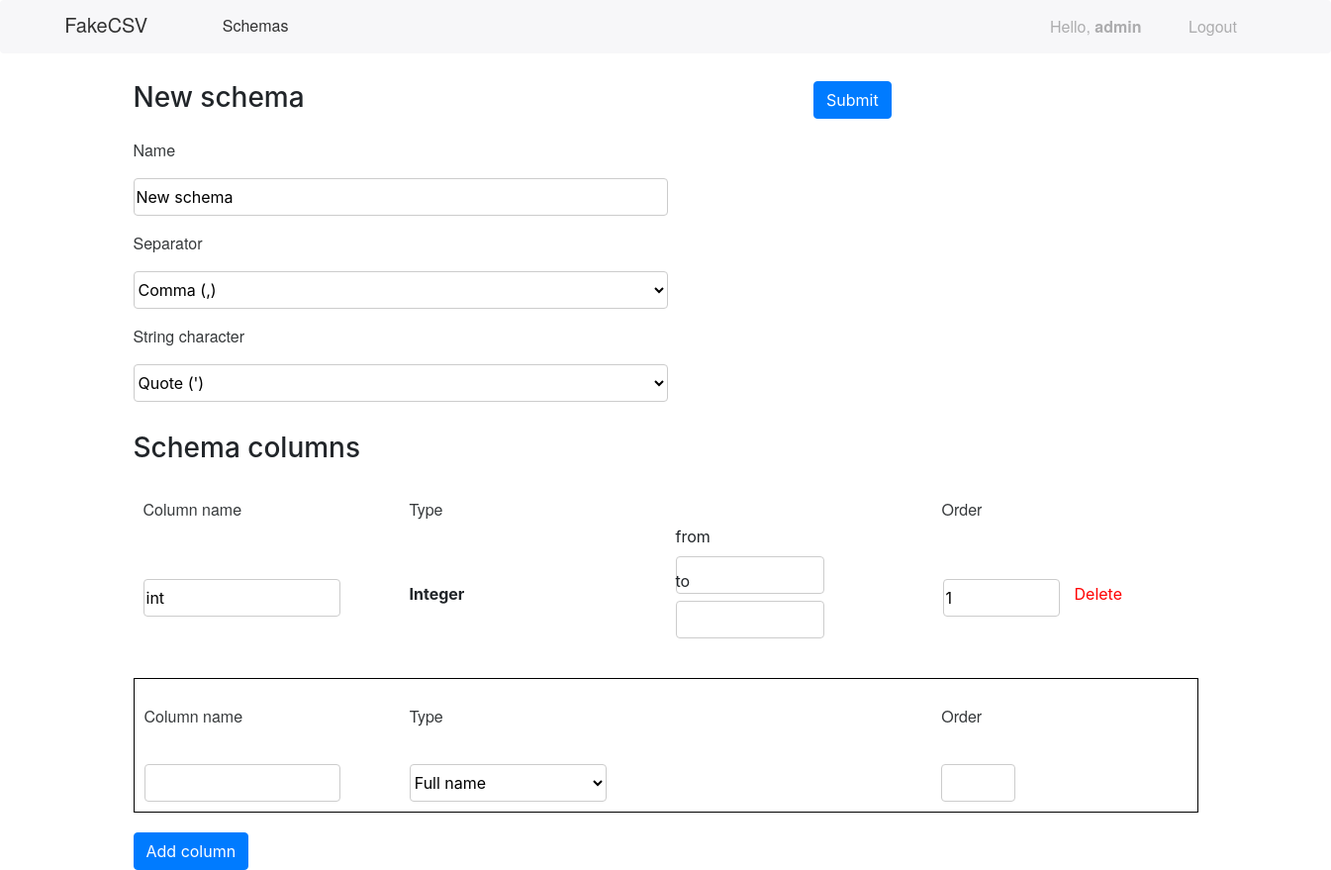
The page /new_schema?id=8 (signed in) on the database its author committed.
### Main/models.py (models this page shows, shortened)
class Schema(models.Model):
    name = models.CharField(max_length=32, verbose_name='Имя', null=True)
    modified_time = models.DateField(verbose_name="Дата изменения", null=True)
    creator = models.ForeignKey(User, on_delete=models.CASCADE, verbose_name='Создатель', null=True)
    separator = models.ForeignKey(Separator, on_delete=models.CASCADE, null=True)
    string_character = models.ForeignKey(StringCharacter, on_delete=models.CASCADE, null=True)
    @property
    def columns(self):
        return Column.objects.filter(schema=self)
    class Meta:
        verbose_name = 'Таблица'
        verbose_name_plural = 'Таблицы'

class Column(models.Model):
    schema = models.ForeignKey(Schema, on_delete=models.CASCADE, verbose_name='Таблица')
    col_type = models.ForeignKey(ColumnType, on_delete=models.CASCADE, verbose_name='Тип колонки')
    name = models.CharField(verbose_name='Имя колонки', max_length=32)
    order = models.IntegerField(verbose_name='Порядковый номер')
    extras = models.TextField(verbose_name='Дополнительные параметры', default='{}')
    class Meta:
        verbose_name = 'Колонка'
        verbose_name_plural = 'Колонки'

class ColumnType(models.Model):
    name = models.CharField(max_length=32, verbose_name='Название')
    specials = models.TextField(null=True, verbose_name='Дополнительные параметры')
    validator = models.CharField(null=True, max_length=32, verbose_name='Класс-валидатор')
    def __str__(self):
        return self.name
    class Meta:
        verbose_name = 'Тип колонки'
        verbose_name_plural = 'Типы колонок'

### Main/main.py (the view)
    def decorator(*args):
        if len(args) == 0:
            raise Exception('no request in func arguments')
        request = args[0]
        if not request.user.is_authenticated:
            return HttpResponseRedirect(DEFAULT_LOGIN_PAGE)
        return fun(*args)

### Main/main.py (called while the page is built)
def check_authorize(fun):
    def decorator(*args):
        if len(args) == 0:
            raise Exception('no request in func arguments')
        request = args[0]
        if not request.user.is_authenticated:
            return HttpResponseRedirect(DEFAULT_LOGIN_PAGE)
        return fun(*args)
    return decorator

### Main/models.py (called while the page is built)
    def __str__(self):
        return self.description

    def __str__(self):
        return self.description

### Main/templatetags/filters.py (called while the page is built)
@register.filter('serialize')
def serialize(d):
    return dumps(d)

### templates/Main/new_schema.html (shortened to what this page needs)
{% extends 'Main/base_main.html' %}
{% load filters %}
{% block content %}
    <form method="POST">
        <div class="row">
            <div class="col">
                <h3>New schema</h3>
            </div>
            <div class="col">
                <button type="submit" class="btn btn-primary" name="action" value="submit">Submit</button>
            </div>
        </div>
        <label class="label">Name</label>
        <input type="text" class="schema-input" name="schema_name" value="{{ data.schema_name }}">
        <label class="label">Separator</label>
        <select class="schema-input" name="separator">
            {% for sep in separators %}
                <option {% if sep.description == data.separator %}selected{% endif %}>{{ sep }}</option>
            {% endfor %}
        </select>
        <label class="label">String character</label>
        <select class="schema-input" name="character">
            {% for char in string_characters %}
                <option {% if char.description == data.character %}selected{% endif %}>{{ char }}</option>
            {% endfor %}
        </select>
        <h3 style="margin-top: 30px;">Schema columns</h3>
        {% for column in data.columns %}
            <table class="new-table" style="border: none;">
                <tr>
                    <td class="new-td"><label class="label">Column name</label></td>
                    <td class="new-td"><label class="label">Type</label></td>
                    <td class="new-td"></td>
                    <td class="new-td"><label class="label">Order</label></td>
                </tr>
                <tr>
                    <td class="new-td"><input class="table-input" name="colname_{{ column.order }}" value="{{ column.name }}" style="width: 80%;"></td>
                    <td class="new-td">
                        <b>{{ column.type }}</b>
                    </td>
                    <td class="new-td">
                        <div class="row">
                            {% for key, val in column.extras.items %}
                                <div class="col" style="margin-top: -25px;">
                                    {{ key }}<br>
                                    <input class="table-input" name="colextra_{{ column.order }}_{{ key }}" value="{{ val }}" style="width: 150px;">
                                </div>
                            {% endfor %}
                        </div>
                    </td>
                    <td class="new-td">
                        <table style="width: 400px;">
                            <tr>
                                <td style="width: 30%;">
                                    <input class="table-input" name="colorder_{{ column.order }}" value="{{ column.order }}" style="width: 100%;">
                                </td>
                                <td>
                                    <button type="submit" class="btn btn-link" style="color: red; text-decoration: none;" name="action" value="delete_{{ column.order }}">Delete</button>
                                </td>
                            </tr>
                        </table>
                    </td>
                </tr>
            </table>
        {% endfor %}
        <table class="new-table" style="margin-top: 30px;">
            <tr>
                <td class="new-td"><label class="label">Column name</label></td>
                <td class="new-td"><label class="label">Type</label></td>
                <td class="new-td"></td>
                <td class="new-td"><label class="label">Order</label></td>
            </tr>
            <tr>
                <td class="new-td"><input class="table-input" name="name" style="width: 80%;"></td>
                <td class="new-td">
                    <select id="dataType" class="table-input" name="type">
                        {% for type in types %}
                            <option>{{ type }}</option>
                        {% endfor %}
                    </select>
                </td>
                <td class="new-td">
                </td>
                <td class="new-td">
                    <input class="table-input" name="order" style="width: 30%;">
                </td>
            </tr>
        </table>
        <button class="btn btn-primary" type="submit" name="action" value="add" style="margin-top: 20px;">Add column</button>
    </form>
{% endblock %}

### templates/Main/base_main.html
{% extends 'base.html' %}
{% block header %}
    <div class="top" style="background-color: #F7F7F9">
        <a class="top-title" style="text-decoration: none;" href="/">FakeCSV</a>
        <a class="top-schemas" href="/schemas">Schemas</a>
        <label class="top-hello">Hello, <b>{{ user }}</b></label>
        <a class="top-logout" href="/logout">Logout</a>
    </div>
{% endblock %}

### templates/base.html (style rules this page uses)
.top-title { position: absolute; width: 142.9px; height: 17px; left: 65.32px; top: 16px; font-family: HelveticaNeue; font-size: 20px; line-height: 17px; display: flex; align-items: flex-end; color: rgba(0, 0, 0, 0.8); }
.top-schemas { position: absolute; width: 111.02px; height: 16px; left: 224.71px; top: 18px; text-decoration: none; font-family: HelveticaNeue; font-size: 16px; line-height: 16px; color: rgba(0, 0, 0, 0.8); }
.top-logout { position: absolute; width: 58px; height: 16px; right: 86px; top: 19px; text-decoration: none; font-family: HelveticaNeue; font-size: 16px; line-height: 16px; color: rgba(0, 0, 0, 0.3); }
.top-hello { position: absolute; width: 129px; height: 16px; right: 155px; top: 19px; font-family: HelveticaNeue; font-size: 16px; line-height: 16px; color: rgba(0, 0, 0, 0.3); }
.top { position: absolute; width: 100%; height: 54px; left: 0px; top: 0px; background: #F7F7F9; border-radius: 4px; }
.new-table { table-layout: fixed ; width: 80% ; border: 1px solid black; }
.new-td { width: 25%; padding: 10px; }
.label { height: 24px; margin-top: 16px; font-family: HelveticaNeue; font-size: 16px; line-height: 24px; display: flex; align-items: flex-end; color: #373A3C; }
.schema-input { width: 540px; height: 38px; background: #FFFFFF; border: 1px solid #CCCCCC; box-sizing: border-box; border-radius: 4px; margin-top: 8px; }
.table-input { width: 80%; height: 38px; background: #FFFFFF; border: 1px solid #CCCCCC; box-sizing: border-box; border-radius: 4px; margin-top: 8px; }

### rows shown on the page
Schema: schema_name "New schema"
Column: name "int"
ColumnType: type "Integer"

### other values the page prints
{{ user }} "admin"
{{ key }} "from" "to"
form field separator "Comma (,)"
form field character "Quote (')"
form field type "Full name"
